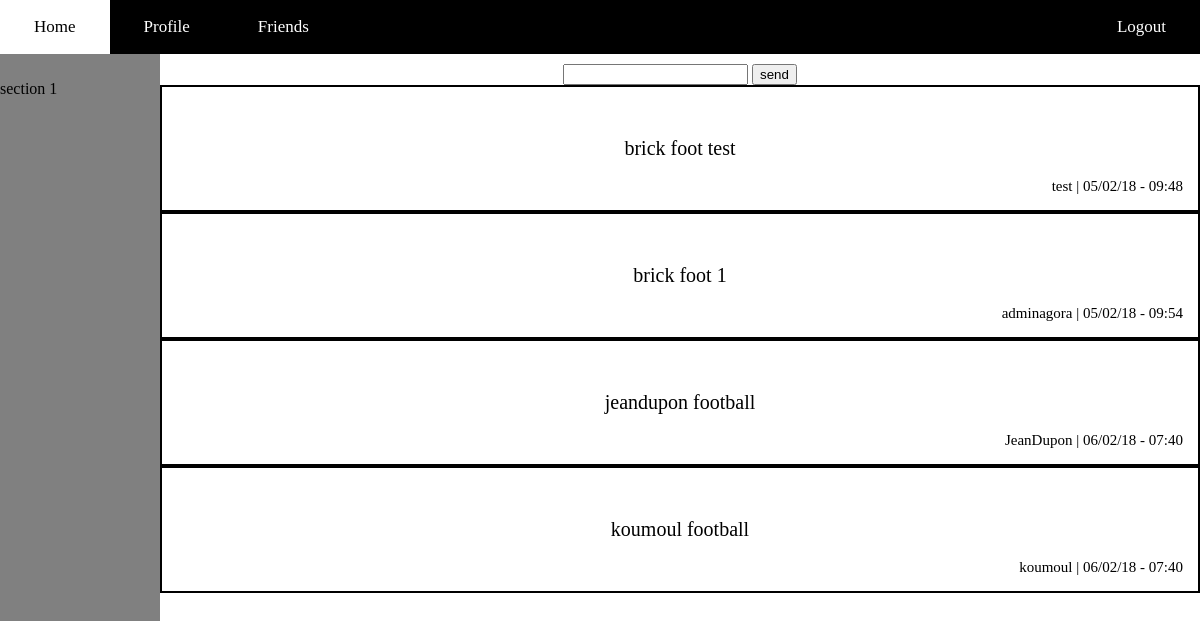
The page /football (signed in) on the database its author committed.
### wall/models.py (models this page shows)
class UserBrick(models.Model):
    text =  models.TextField(max_length=400, blank=True, null=True)
    url =   models.URLField(blank=True, null=True)
    image = models.ImageField(blank=True, null=True)
    date =  models.DateField(auto_now_add=True, blank=True)
    time =  models.TimeField(auto_now_add=True, blank=True)
    uuid  =  models.UUIDField(default=uuid.uuid4, editable=False)
    autor = models.CharField(max_length=40)
    sport_name = models.CharField(max_length=40)

### sportpage/views.py (the view, shortened to what this page needs)
# urls.py: url(r'^' + sport_name_re + '$', SportView.as_view(), name='sport'),
class SportView(View):
    form_class = UserPostForm
    initial = {'text':'',}
    def get(self, request, sport_name):
        form = self.form_class(initial=self.initial)
        bricks = UserBrick.objects.filter(sport_name=sport_name)
        return render(request, 'sportpage/sport.html', {'sport_name': sport_name, 'form': form, 'bricks': bricks,})

### sportpage/forms.py
class UserPostForm(forms.Form):
    text =  forms.CharField(max_length=400)

### sportpage/templates/sportpage/sport.html (shortened to what this page needs)
<!DOCTYPE html>
{% extends 'base.html'%}
{% load static %}
	{% block extra_head %}
	<link rel="stylesheet" href="{% static "sportpage/style.css" %}"/>
	<link rel="stylesheet" href="{% static "wall/style.css" %}"/>
	{% endblock %}
	{% block content %}
	<div class="container">
		<section class="section1">
			<p style="padding-top: 4em">section 1</p>
		</section>
		<section class="section2">
			<div>
				{% if user.is_authenticated %}
				<form method='POST' action=''>
					{{ form.text }}
					<input type='submit' value='send'>
				</form>
				{% endif %}
			</div>
			<div class="wallcont" >
				{% block wall %}
				{% include "wall/wall.html" with bricks=bricks %}
				{% endblock %}
			</div>
		</section>
	</div>
	{% endblock %}

### wall/templates/wall/wall.html
{% block wall %}
{% for brick in bricks %}
<div class="brick">
  <div class="text">{{ brick.text }}</div>
  <div class="autor">{{ brick.autor }} | {{ brick.date|date:"d/m/y" }} - {{ brick.time|time:"H:i" }}</div>
</div>
{% endfor %}
{% endblock %}

### static/base.css (style rules this page uses)
html, body { margin: 0; padding: 0; }

### sportpage/static/sportpage/style.css (style rules this page uses)
.container { display: flex; height: inherit; width: 100%; position: absolute; }
.section1 { width: 10em; height: 100%; background-color: grey; position: fixed; }
.section2 { width: 100%; display: flex; flex-direction: column; align-items: center; margin-left: 10em; margin-top: 4em; }
.wallcont { width: 100%; }

### wall/static/wall/style.css (style rules this page uses)
.brick { width: auto; display: flex; align-items: center; justify-content: center; padding: 0; border-style: solid; border-width: 2px; position: relative; }
.text { font-size: 20px; margin-top: 2.5em; margin-bottom: 2.5em; }
.autor { align-self: flex-end; right: 0; padding: 1em; font-size: 15px; position: absolute; }

### rows shown on the page
UserBrick: text "brick foot test", autor "test", date "05/02/18", time "09:48"
UserBrick: text "brick foot 1", autor "adminagora", date "05/02/18", time "09:54"
UserBrick: text "jeandupon football", autor "JeanDupon", date "06/02/18", time "07:40"
UserBrick: text "koumoul football", autor "koumoul", date "06/02/18", time "07:40"
